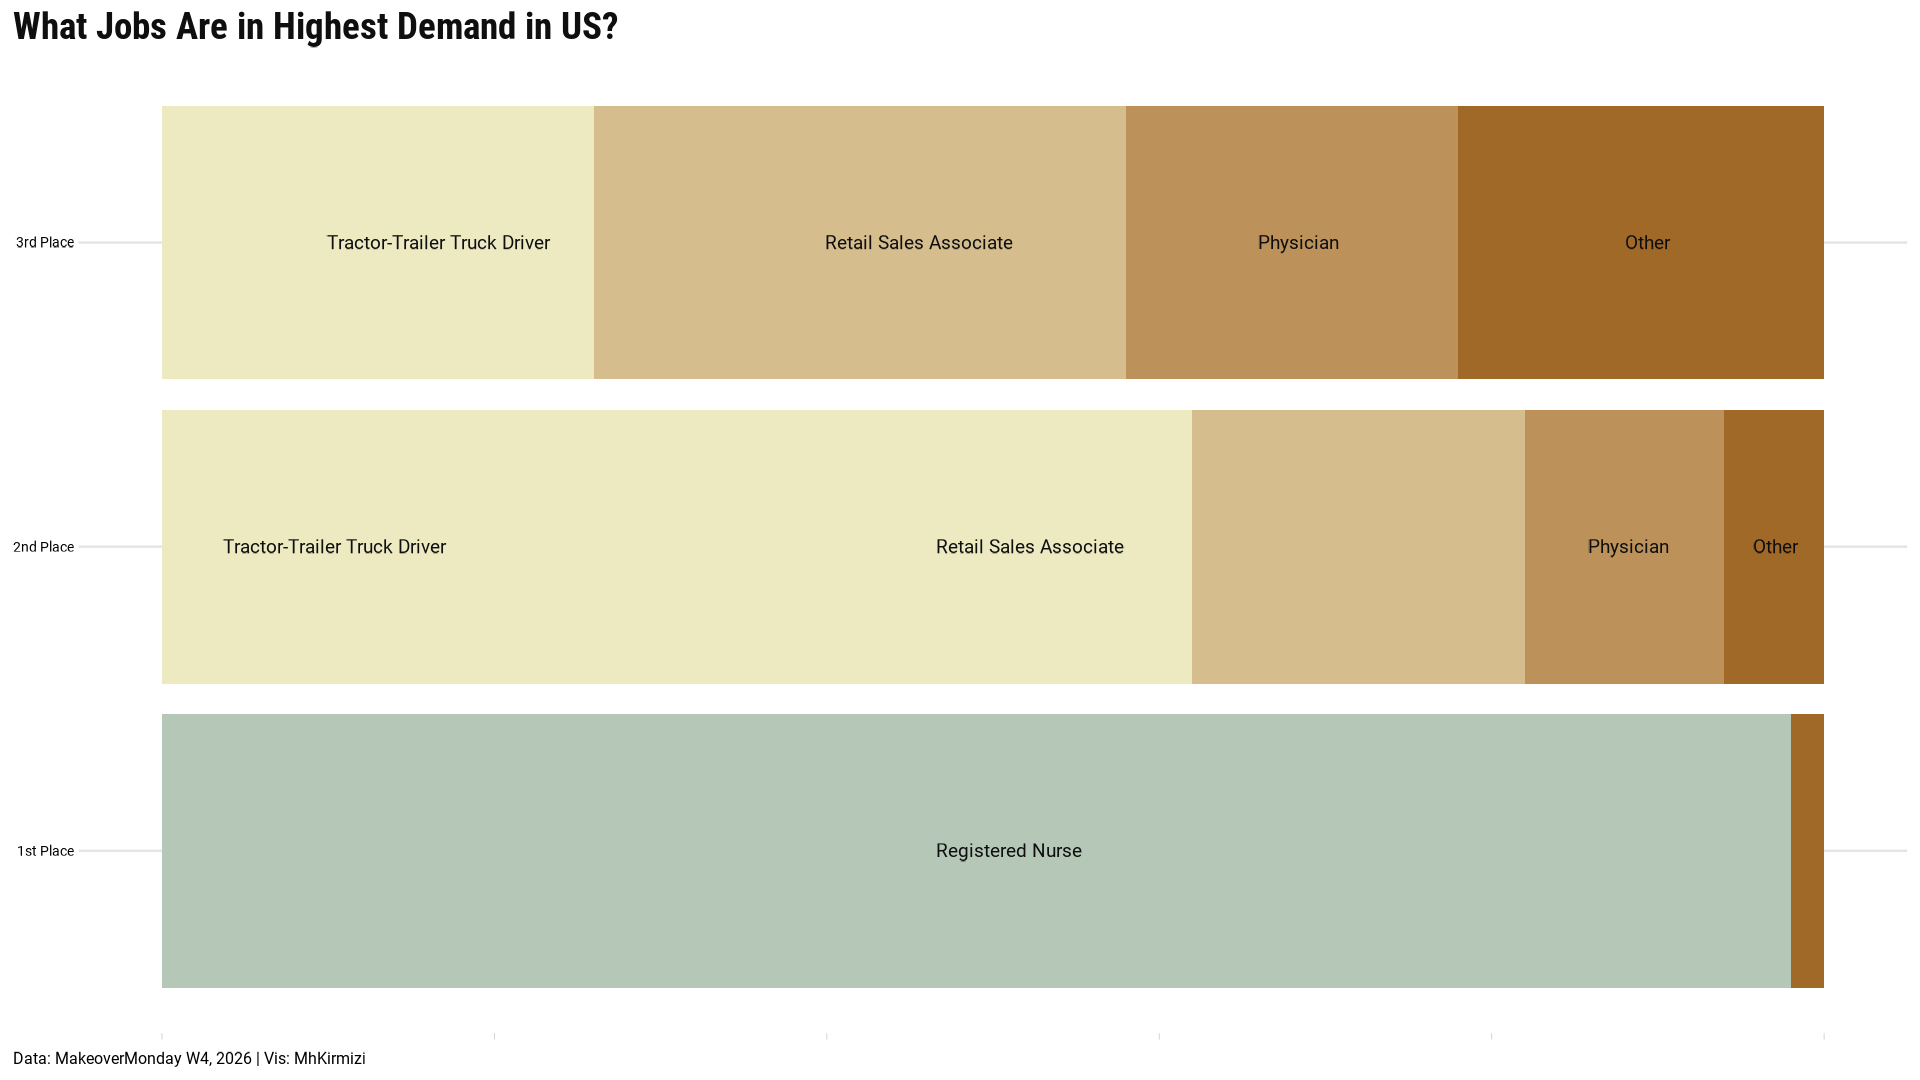

The R source for this figure:
library(tidyverse)
library(showtext)
### Fonts
font_add_google("Roboto Condensed", 'rc')
font_add_google('Roboto', 'robo')
showtext_auto()

### Data Wrangling

 df_plot <- df |> 
  pivot_longer(
    cols = -`State Name`, 
    names_to = 'place', 
    values_to = 'job'
  ) |> 
  group_by(place, job) |> 
  count() |> 
   mutate(job = ifelse(n >= 6, job, 'Other')) |> 
   group_by(place, job) |> 
   summarise(n = sum(n), .groups = 'drop')
### Plotting
df_plot |> 
  mutate(job = forcats::fct_reorder(job, n, .fun = sum)) |> 
  ggplot(aes(x = place, y = n, fill = job)) +
  geom_col(position = 'stack') +
  geom_text(aes(label = job),
            position = position_stack(vjust = .52), 
            color = 'grey6') + 
  coord_flip() +
  paletteer::scale_fill_paletteer_d("rcartocolor::Earth")+
  labs(x = NULL, 
       y = NULL, 
       title = 'What Jobs Are in Highest Demand in US?', 
       caption = 'Data: MakeoverMonday W4, 2026 | Vis: MhKirmizi') +
  guides(fill = FALSE) +
 ggimprensa::tema_folha(base_size = 14, base_family = 'robo') +
  theme(
    plot.title = element_text(size = 28, family = 'rc', face = 'bold', color = 'grey6'), 
    plot.caption = element_text(size =12), 
    axis.text = element_text(size =13),
    axis.ticks.y = element_blank(), 
    axis.text.x = element_blank(),
    plot.background = element_rect(fill = 'white', color = 'white'), 
    panel.background = element_rect(fill = 'white', color = 'white')
  )
ggsave("week4.png", width = 1920, height = 1080, units = "px", dpi = 132)   


